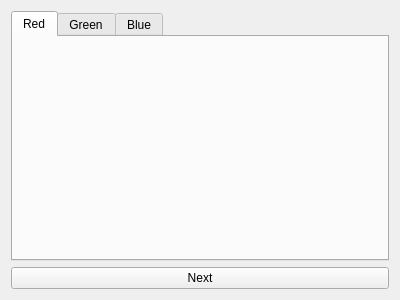
<?xml version="1.0" encoding="UTF-8"?>
<ui version="4.0">
 <class>GSolveWidget</class>
 <widget class="QWidget" name="GSolveWidget">
  <property name="geometry">
   <rect>
    <x>0</x>
    <y>0</y>
    <width>400</width>
    <height>300</height>
   </rect>
  </property>
  <property name="windowTitle">
   <string>Form</string>
  </property>
  <layout class="QGridLayout" name="gridLayout" columnstretch="2,0">
   <item row="0" column="0" colspan="2">
    <widget class="QTabWidget" name="tabWidget">
     <property name="currentIndex">
      <number>0</number>
     </property>
     <widget class="QCustomPlot" name="tabR">
      <attribute name="title">
       <string>Red</string>
      </attribute>
     </widget>
     <widget class="QCustomPlot" name="tabG">
      <attribute name="title">
       <string>Green</string>
      </attribute>
     </widget>
     <widget class="QCustomPlot" name="tabB">
      <attribute name="title">
       <string>Blue</string>
      </attribute>
     </widget>
    </widget>
   </item>
   <item row="1" column="0" colspan="2">
    <widget class="QPushButton" name="pushButton">
     <property name="text">
      <string>Next</string>
     </property>
    </widget>
   </item>
  </layout>
 </widget>
 <customwidgets>
  <customwidget>
   <class>QCustomPlot</class>
   <extends>QWidget</extends>
   <header>qcustomplot.h</header>
   <container>1</container>
  </customwidget>
 </customwidgets>
 <resources/>
 <connections/>
</ui>
